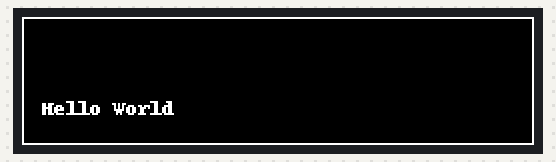
Simulated run of this program. Board: Raspberry Pi (BCM pin numbers). Shown: 256×64 colour display. At 10.1 s the program stops and its outputs stay as they are.

Above: at 0.1 s.

The program:

luma-ftdi.py
```python
#from luma.core.interface.serial import i2c

from luma.core.interface.serial import ftdi_spi
from luma.core.render import canvas
from luma.oled.device import ssd1322
from time import sleep

# serial = i2c(port=1, address=0x3C)

serial = ftdi_spi(device='ftdi://ftdi:2232h/1', gpio_DC=5, gpio_RST=6)
device = ssd1322(serial)

# Box and text rendered in portrait mode
with canvas(device) as draw:
    draw.rectangle(device.bounding_box, outline="white", fill="black")
    draw.text((10, 40), "Hello World", fill="white")

sleep(10)
```
